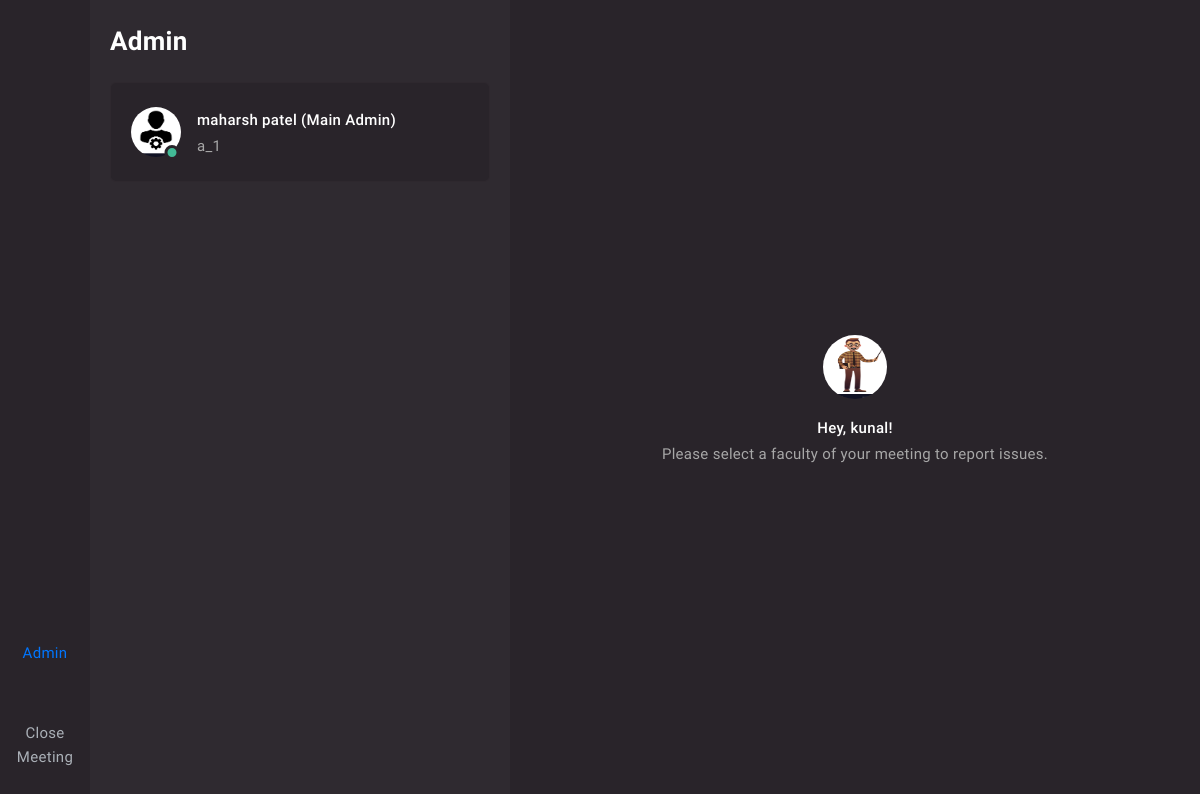
The page /faculty/dash/admin_chat/home.php (signed in) on the database its author committed.
### tables this page shows
CREATE TABLE `faculty_details` (
  `fac_id` int(11) NOT NULL,
  `fac_fname` varchar(20) NOT NULL,
  `fac_lname` varchar(20) NOT NULL,
  `fac_photo` varchar(500) NOT NULL,
  `fac_mail` varchar(30) NOT NULL,
  `fac_number` varchar(10) NOT NULL,
  `fac_pass` varchar(30) NOT NULL,
  `fac_enrol` varchar(30) NOT NULL,
  `login` varchar(10) NOT NULL
);

### faculty/dash/admin_chat/home.php (the view)
<?php
	include("header.php");
?>
            <div class="main" data-mobile-height="">
                <div class="chat flex-column justify-content-center text-center">
                    <div class="container-xxl">
                        <div class="avatar avatar-lg mb-5">
                            <img class="avatar-img" src="../../../photo/fac/<?php echo $photo;?>" alt="">
                        </div>
                        <h6>Hey, <?php echo $res321["fac_fname"];?>!</h6>
                        <p>Please select a faculty of your meeting to report issues.</p>
                    </div>
                </div>
            </div>
<?php
	include("footer.php");
?>

### faculty/dash/admin_chat/header.php (shortened to what this page needs)
<?php
include("../../../db.php");
$room_id=$_GET['roomid'];
$room_code=$_GET["roomcode"];
$t_day = date("l");
$t_date = date("Y-m-d");
$fac_id = $_SESSION["fac_id"];
?>
<!DOCTYPE html>
<html lang="en">
<head>
        <link href="assets/css/template.dark.min.css" rel="stylesheet">
    </head>
    <body>
        <div class="layout">
            <div class="navigation navbar navbar-light justify-content-center py-xl-7">
                <ul class="nav navbar-nav flex-row flex-xl-column flex-grow-1 justify-content-between justify-content-xl-center py-3 py-lg-0" role="tablist">
                    <li class="nav-item mt-xl-9">
                        <a class="nav-link position-relative p-0 py-xl-3" data-toggle="tab" href="#tab-content-user" title="User" role="tab">
                            <i class="icon-lg fe-user"></i>
                        </a>
                    </li>
                    <li class="nav-item mt-xl-9">
<?php
                        $str_chat = "<a class='nav-link position-relative p-0 py-xl-3' href='../home.php?roomid=".$room_id."&roomcode=".$room_code."' title='Join Students' role='tab'>";
                        echo $str_chat;
?>
                            <i class="icon-lg fe-users"></i>
                        </a>
                    </li>
                    <li class="nav-item mt-xl-9">
                        <a class="nav-link position-relative p-0 py-xl-3 active" data-toggle="tab" href="#tab-content-dialogs" title="Talk With Admin" role="tab">
                            Admin
                        </a>
                    </li>
                    <li class="nav-item mt-xl-9">
<?php
    $tmp = 0;
                        $str="<a class='nav-link position-relative p-0 py-xl-3' href='../end_meeting.php?roomid=".$room_id."&facid=".$fac_id."&week_day=".$t_day."&date=".$t_date."&test=".$tmp." ' title='End Meeting'>";
                        echo $str;
?>
                            Close<br>Meeting
                        </a>
                    </li>
                </ul>
            </div>
<div class="sidebar">
    <div class="tab-content h-100" role="tablist">
<?php
$qes321="Select * from faculty_details where fac_id = '$fac_id'";
$qry321=$conn->query($qes321);
$res321=$qry321->fetch_assoc();
$photo = $res321["fac_photo"];
?>
                    <div class="tab-pane fade h-100 show active" id="tab-content-dialogs" role="tabpanel">
                        <div class="d-flex flex-column h-100">
                            <div class="hide-scrollbar">
                                <div class="container-fluid py-6">
                                    <h2 class="font-bold mb-6">Admin</h2>
                                    <nav class="nav d-block list-discussions-js mb-n6">
<?php
    $qes1010="Select * from admin_details where root_admin = '1' ";
    $qry1010=$conn->query($qes1010);
    $res1010=$qry1010->fetch_assoc();
    $admin_id_root = $res1010["admin_id"];
    $admin_fname_root = $res1010["admin_fname"];
    $admin_lname_root = $res1010["admin_lname"];
    $admin_enrol_root = $res1010["admin_enrol"];
    $admin_photo = $res1010["admin_photo"];
$str="<a class='text-reset nav-link p-0 mb-6' href='chat_root.php?roomid=".$room_id."&roomcode=".$room_code."&admin_id=".$admin_id_root."'>";
    echo $str;
?>
                                            <div class="card card-active-listener">
                                                <div class="card-body">
                                                    <div class="media">
                                                        <div class="avatar avatar-online mr-5">
                                                            <img class="avatar-img" src="../../../photo/adm/<?php echo $admin_photo;?>" alt="Anna Bridges">
                                                        </div>
                                                        <div class="media-body overflow-hidden">
                                                            <div class="d-flex align-items-center mb-1">
                                                                <h6 class="text-truncate mb-0 mr-auto"><?php echo $admin_fname_root." ".$admin_lname_root;?> (Main Admin)</h6>
                                                            </div>
                                                            <div class="text-truncate"><?php echo $admin_enrol_root;?></div>
                                                        </div>
                                                    </div>
                                                </div>
                                            </div>
                                        </a>
                                    </nav>
                                </div>
                            </div>
                        </div>
                    </div>
    </div>
</div>

### rows shown on the page
faculty_details: fac_photo (picture), fac_fname "kunal"

### other values the page prints
$admin_fname_root "maharsh"
$admin_lname_root "patel"
$admin_enrol_root "a_1"
